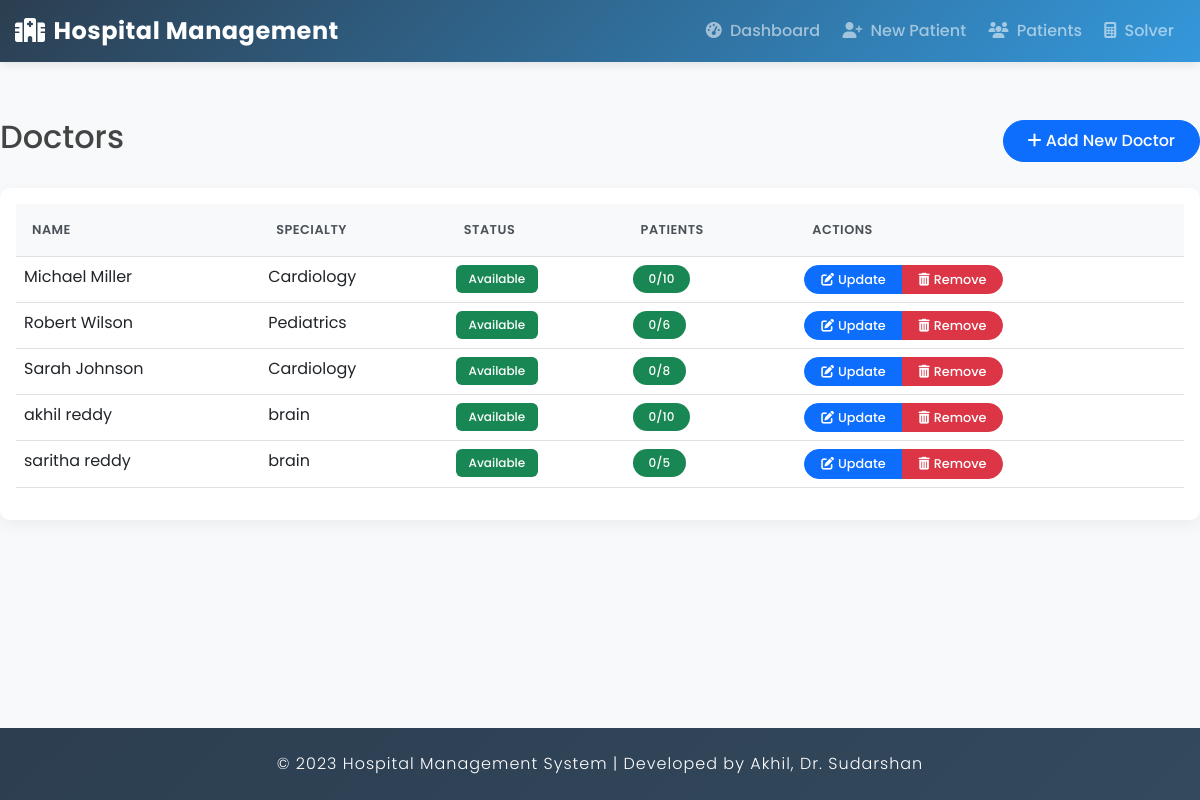
Page /doctor/list/ on the committed database.
### hospital/models.py (models this page shows, shortened)
class Doctor(models.Model):
    user = models.OneToOneField(User, on_delete=models.CASCADE)
    specialty = models.CharField(max_length=100)
    is_available = models.BooleanField(default=True)
    max_patients = models.IntegerField(default=5)
    @property
    def current_patients(self):
        return self.assignment_set.filter(active=True).count()

### hospital/views.py (the view)
# urls.py: path('doctor/list/', views.DoctorListView.as_view(), name='doctor_list'),
class DoctorListView(ListView):
    model = Doctor
    template_name = 'hospital/doctor_list.html'
    context_object_name = 'doctors'
    def get_queryset(self):
        return Doctor.objects.all().order_by('user__first_name', 'user__last_name')

### hospital/templates/hospital/doctor_list.html (shortened to what this page needs)
{% extends 'hospital/base.html' %}
{% block content %}
<div class="row mb-4">
    <div class="col-md-12">
        <div class="d-flex justify-content-between align-items-center">
            <h2>Doctors</h2>
            <a href="{% url 'hospital:doctor_add' %}" class="btn btn-primary">
                <i class="fas fa-plus"></i> Add New Doctor
            </a>
        </div>
    </div>
</div>
<div class="row">
    <div class="col-md-12">
        <div class="card">
            <div class="card-body">
                <div class="table-responsive">
                    <table class="table">
                        <thead>
                            <tr>
                                <th>Name</th>
                                <th>Specialty</th>
                                <th>Status</th>
                                <th>Patients</th>
                                <th>Actions</th>
                            </tr>
                        </thead>
                        <tbody>
                            {% for doctor in doctors %}
                            <tr>
                                <td>{{ doctor.user.get_full_name }}</td>
                                <td>{{ doctor.specialty }}</td>
                                <td>
                                    <span class="badge bg-{% if doctor.is_available %}success{% else %}danger{% endif %}">
                                        {{ doctor.is_available|yesno:"Available,Not Available" }}
                                    </span>
                                </td>
                                <td>
                                    <div class="d-flex align-items-center">
                                        <span class="badge
                                            {% if doctor.current_patients == doctor.max_patients %}bg-danger
                                            {% elif doctor.current_patients >= 2 %}bg-warning
                                            {% else %}bg-success{% endif %}
                                            rounded-pill px-3 py-2">
                                            {{ doctor.current_patients }}/{{ doctor.max_patients }}
                                        </span>
                                    </div>
                                </td>
                                <td>
                                    <div class="btn-group">
                                        <a href="{% url 'hospital:doctor_update' doctor.pk %}" class="btn btn-sm btn-primary">
                                            <i class="fas fa-edit me-1"></i>Update
                                        </a>
                                        <a href="{% url 'hospital:doctor_delete' doctor.pk %}" class="btn btn-sm btn-danger">
                                            <i class="fas fa-trash-alt me-1"></i>Remove
                                        </a>
                                    </div>
                                </td>
                            </tr>
                            {% empty %}
                            <tr>
                                <td colspan="5" class="text-center">No doctors found</td>
                            </tr>
                            {% endfor %}
                        </tbody>
                    </table>
                </div>
            </div>
        </div>
    </div>
</div>
{% endblock %}

### hospital/templates/hospital/base.html (style rules this page uses)
:root { --primary-color: #2c3e50; --secondary-color: #3498db; --accent-color: #1abc9c; --light-color: #ecf0f1; --dark-color: #2c3e50; --danger-color: #e74c3c; --warning-color: #f39c12; --success-color: #27ae60; --info-color: #3498db; }
body { font-family: 'Poppins', sans-serif; background-color: #f8f9fa; color: #444; min-height: 100vh; display: flex; flex-direction: column; }
.card { border-radius: 10px; border: none; box-shadow: 0 5px 15px rgba(0, 0, 0, 0.05); transition: transform 0.3s, box-shadow 0.3s; margin-bottom: 1.5rem; overflow: hidden; }
.table { border-collapse: separate; border-spacing: 0; }
.table th { background-color: #f8f9fa; font-weight: 600; text-transform: uppercase; font-size: 0.8rem; letter-spacing: 0.5px; color: #495057; padding: 1rem; }
.btn { font-weight: 500; border-radius: 30px; padding: 0.5rem 1.5rem; transition: all 0.3s; }
.btn-sm { border-radius: 20px; font-size: 0.8rem; padding: 0.25rem 1rem; }
.badge { padding: 0.5rem 0.8rem; font-weight: 500; border-radius: 6px; }

### rows in the picture
Doctor: user.get_full_name "Michael Miller", specialty "Cardiology", is_available "Available", current_patients "0", max_patients "10"
Doctor: user.get_full_name "Robert Wilson", specialty "Pediatrics", is_available "Available", current_patients "0", max_patients "6"
Doctor: user.get_full_name "Sarah Johnson", specialty "Cardiology", is_available "Available", current_patients "0", max_patients "8"
Doctor: user.get_full_name "akhil reddy", specialty "brain", is_available "Available", current_patients "0", max_patients "10"
Doctor: user.get_full_name "saritha reddy", specialty "brain", is_available "Available", current_patients "0", max_patients "5"
